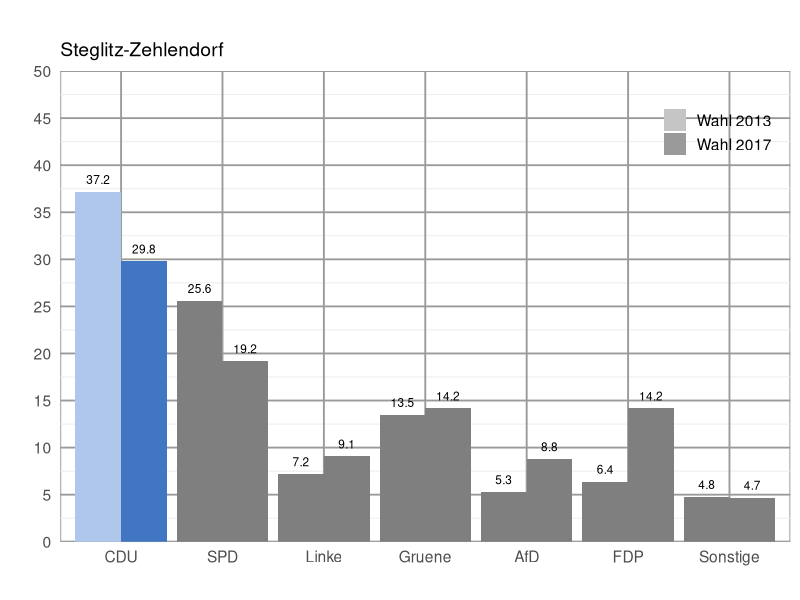

R code for this plot:
# libraries
require(dplyr)
require(ggplot2)
# current directory with required data
setwd("/Users/Jonas/Desktop/DataScience_BTW")

## import file
# dec="," so that comma seperated values are converted to decimal values
read.csv(file = "Zweitstimme_2017_2013.csv", sep = ";", dec=",") -> zweitstimme

## select "Wahlkreis == Mitte", save as new table "mitte"
# %>% ist eine chain, um Befehle von dplyr zu verbinden
zweitstimme %>% filter(Wahlkreis == "Steglitz-Zehlendorf") -> steglitzZehlendorf

# open up a blank image that we want to save our chart in
png(filename = "79.png",
	width = 6,
	height = 4,
	units = "in",
	res = 200,
	# background is supposed to be transparent
	bg = "transparent")

## make combined dark and light color palette
# order: Afd, CDU, FDP, Gruene, Linke, Sonstige, SPD, Legende/Jahr
cols_dark <- c("#4176c2", "#000000", "#ffcc00", "#78bc1b", "#bd3075", "#707173", "#d71f1d", "#898989")
cols_light <- c("#afc7ea", "#7e7e7e", "#ffeda3", "#d4efaf", "#e293ba", "#cccccc", "#eb807f", "#B7B7B7")
colors <- c(rbind(cols_dark, cols_light))

## add a column that has a smaller number for the larger year and a larger number for the smaller year
# 10000-2017 = 7983 and 10000-2013 = 7987
# second row of table is now: CDU 2017     18.6  7983
# third row of table is now : CDU 2013     22.6  7987
table <- mutate(steglitzZehlendorf, order = 10000 - Jahr)

## reorder levels so they are in the order in which they are in the table
# factors are variables in R which take on a limited number of different values
# factors are stored as a vector of int values with a corresponding set of values to use when the factor is displayed
# to change the order in which the levels will be displayed the levels= argugment can be given a vector of the variable in desired order
table$Partei <- factor(table$Partei, levels = unique(table$Partei))

## the trick is to fill by a factor that combines the party name and the order (10000 - year)
# aes sets the genereal aesthetics of the bar
# fill= sets how the bars are colored; scale_file_manual specifies
ggplot(table, aes(x=Partei, group=Jahr, y=Ergebnis, fill=factor(paste0(Partei,order)))) + 
  geom_col(position="dodge") +
  scale_fill_manual(values = colors,
                    breaks = paste0(table$Partei[1], 10000-c(2017, 2013)),
                    labels = c("Wahl 2013", "Wahl 2017"),
                    name = "") +
  # "Wahlkreis" as title of bar chart
  ggtitle("", table$Wahlkreis) +
  # get rid of "Partei" as label for x axis
  xlab("") +
  # get rid of "Ergebnis" as label for y axis
  ylab("") +
  # breaks specificed by a numeric vector of positions in order to have 5 steps intervalls
  scale_y_continuous(limits = c(0, 50), expand = c(0, 0), breaks = c(0, 5, 10, 15, 20, 25, 30, 35, 40, 45, 50)) +
  # geom_text puts the election values on top of each bar
  # hjust = left or right relationg bar, vjust = height over bar
  # size = 3 is size of font
  geom_text(aes(label = table$Ergebnis, angle=0,hjust=0.5), size=3, position=position_dodge(width=0.9), vjust=-0.85) +
  # override the fill aes to get gray colors in the legend
  guides(fill = guide_legend(override.aes = list(fill = c("#C5C5C5", "#9A9A9A")))) +
  # standard theme: theme_minimal; 14 defines font size
  theme_minimal(14) +
  #sets the position of the legend by a numeric vector c(x,y) with x and y as coordinates  
  theme(legend.position = c(0.9, 0.9), rect = element_rect(fill = "transparent"),  
  		# frame of diagramm
  		panel.background = element_rect(colour = "#9A9A9A"),
  		panel.grid.minor = element_line(NULL),
  		# grid of diagram
   		panel.grid.major = element_line(colour = "#9A9A9A"),
   		panel.ontop = FALSE)
 
# save our image
dev.off()

